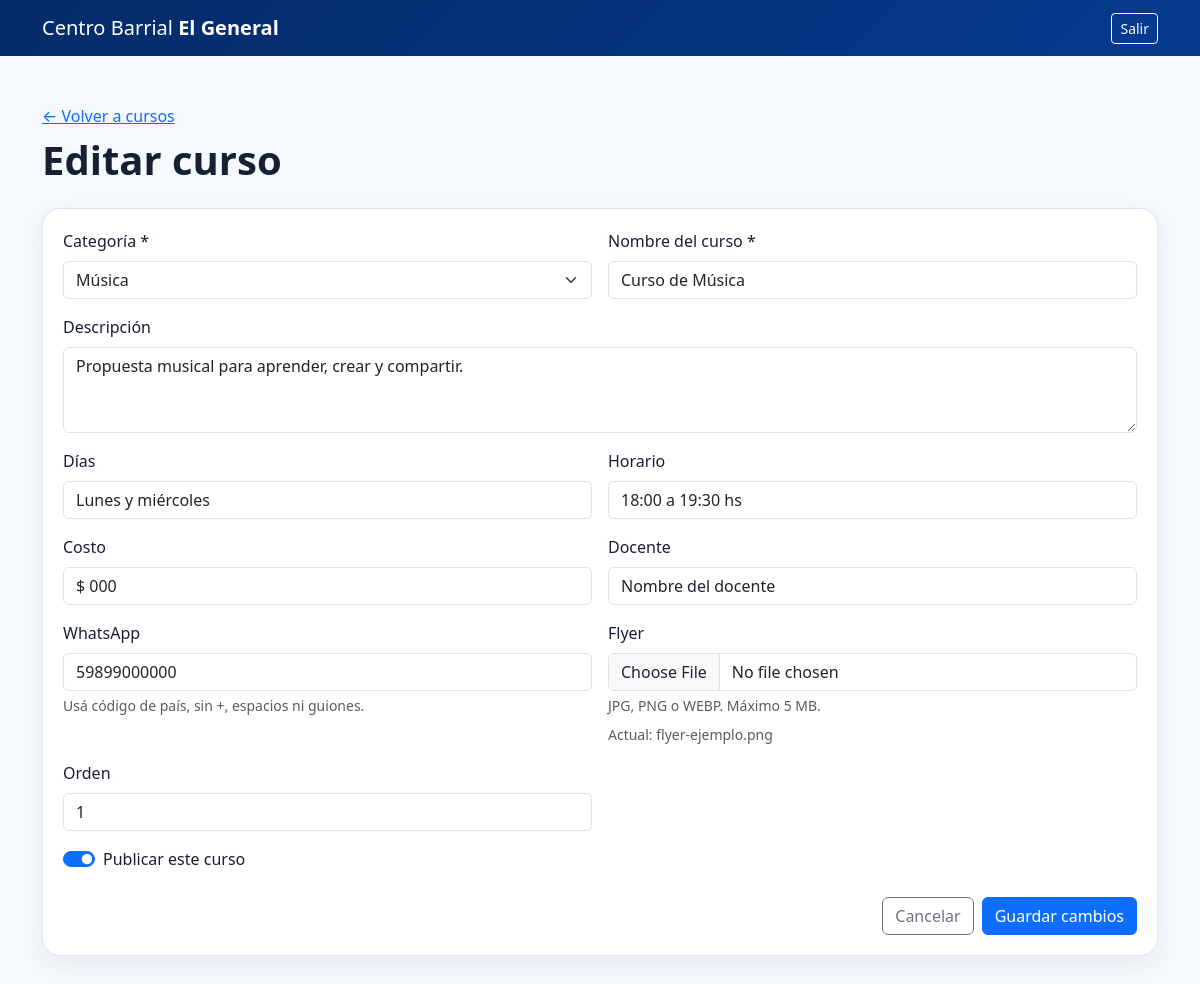
/admin/curso-form.php?id=1 (signed in), run on the app's committed database.
### tables this page shows
CREATE TABLE IF NOT EXISTS cursos (
    id INT UNSIGNED AUTO_INCREMENT PRIMARY KEY,
    categoria_id INT UNSIGNED NOT NULL,
    nombre VARCHAR(160) NOT NULL,
    descripcion TEXT DEFAULT NULL,
    dias VARCHAR(255) DEFAULT NULL,
    horario VARCHAR(120) DEFAULT NULL,
    costo VARCHAR(120) DEFAULT NULL,
    docente VARCHAR(160) DEFAULT NULL,
    whatsapp VARCHAR(30) DEFAULT NULL,
    imagen VARCHAR(255) DEFAULT NULL,
    orden INT NOT NULL DEFAULT 0,
    activo TINYINT(1) NOT NULL DEFAULT 1,
    created_at TIMESTAMP DEFAULT CURRENT_TIMESTAMP,
    updated_at TIMESTAMP DEFAULT CURRENT_TIMESTAMP ON UPDATE CURRENT_TIMESTAMP,
    CONSTRAINT fk_cursos_categoria
        FOREIGN KEY (categoria_id) REFERENCES categorias(id)
        ON UPDATE CASCADE ON DELETE RESTRICT,
    INDEX idx_cursos_categoria_activo (categoria_id, activo, orden)
);

CREATE TABLE IF NOT EXISTS categorias (
    id INT UNSIGNED AUTO_INCREMENT PRIMARY KEY,
    nombre VARCHAR(120) NOT NULL,
    slug VARCHAR(120) NOT NULL UNIQUE,
    icono VARCHAR(80) DEFAULT 'bi-grid',
    descripcion VARCHAR(255) DEFAULT NULL,
    orden INT NOT NULL DEFAULT 0,
    activo TINYINT(1) NOT NULL DEFAULT 1,
    created_at TIMESTAMP DEFAULT CURRENT_TIMESTAMP,
    updated_at TIMESTAMP DEFAULT CURRENT_TIMESTAMP ON UPDATE CURRENT_TIMESTAMP
);

### config.php (called while the page is built, shortened)
<?php
function e(?string $value): string
{
    return htmlspecialchars($value ?? '', ENT_QUOTES, 'UTF-8');
}

### admin/curso-form.php (the view, shortened to what this page needs)
<?php
$pdo = db();
$id = (int)($_GET['id'] ?? $_POST['id'] ?? 0);
$editing = $id > 0;
$curso = [
    'categoria_id' => '', 'nombre' => '', 'descripcion' => '', 'dias' => '',
    'horario' => '', 'costo' => '', 'docente' => '', 'whatsapp' => '',
    'imagen' => '', 'orden' => 0, 'activo' => 1
];
if ($editing) {
    $stmt = $pdo->prepare('SELECT * FROM cursos WHERE id = ?');
    $stmt->execute([$id]);
    $found = $stmt->fetch();
    $curso = $found;
}
$categorias = $pdo->query('SELECT id,nombre FROM categorias WHERE activo=1 ORDER BY orden,nombre')->fetchAll();
?>
<!DOCTYPE html><html lang="es"><head><link href="https://cdn.jsdelivr.net/npm/bootstrap@5.3.7/dist/css/bootstrap.min.css" rel="stylesheet"><link rel="stylesheet" href="../css/admin.css"></head>
<body><nav class="navbar admin-nav"><div class="container"><a class="navbar-brand" href="index.php">Centro Barrial <strong>El General</strong></a><a class="btn btn-outline-light btn-sm" href="logout.php">Salir</a></div></nav>
<main class="container py-4 py-md-5"><div class="mb-4"><a href="cursos.php">← Volver a cursos</a><h1 class="admin-title mt-2"><?= $editing ? 'Editar curso' : 'Agregar curso' ?></h1></div>
<form class="admin-card" method="post" enctype="multipart/form-data"><input type="hidden" name="csrf_token" value="<?= e(csrfToken()) ?>"><input type="hidden" name="id" value="<?= (int)$id ?>">
<div class="row g-3">
<div class="col-12 col-md-6"><label class="form-label" for="categoria_id">Categoría *</label><select class="form-select" id="categoria_id" name="categoria_id" required><option value="">Seleccionar...</option><?php foreach ($categorias as $cat): ?><option value="<?= (int)$cat['id'] ?>" <?= (int)$curso['categoria_id'] === (int)$cat['id'] ? 'selected' : '' ?>><?= e($cat['nombre']) ?></option><?php endforeach; ?></select></div>
<div class="col-12 col-md-6"><label class="form-label" for="nombre">Nombre del curso *</label><input class="form-control" id="nombre" name="nombre" value="<?= e($curso['nombre']) ?>" required></div>
<div class="col-12"><label class="form-label" for="descripcion">Descripción</label><textarea class="form-control" id="descripcion" name="descripcion" rows="3"><?= e($curso['descripcion']) ?></textarea></div>
<div class="col-12 col-md-6"><label class="form-label" for="dias">Días</label><input class="form-control" id="dias" name="dias" placeholder="Ej.: lunes y miércoles" value="<?= e($curso['dias']) ?>"></div>
<div class="col-12 col-md-6"><label class="form-label" for="horario">Horario</label><input class="form-control" id="horario" name="horario" placeholder="Ej.: 18:00 a 19:30 hs" value="<?= e($curso['horario']) ?>"></div>
<div class="col-12 col-md-6"><label class="form-label" for="costo">Costo</label><input class="form-control" id="costo" name="costo" placeholder="Ej.: $ 1.500 mensuales" value="<?= e($curso['costo']) ?>"></div>
<div class="col-12 col-md-6"><label class="form-label" for="docente">Docente</label><input class="form-control" id="docente" name="docente" value="<?= e($curso['docente']) ?>"></div>
<div class="col-12 col-md-6"><label class="form-label" for="whatsapp">WhatsApp</label><input class="form-control" id="whatsapp" name="whatsapp" placeholder="Ej.: 59899123456" value="<?= e($curso['whatsapp']) ?>"><div class="form-text">Usá código de país, sin +, espacios ni guiones.</div></div>
<div class="col-12 col-md-6"><label class="form-label" for="imagen">Flyer</label><input class="form-control" type="file" id="imagen" name="imagen" accept="image/jpeg,image/png,image/webp"><div class="form-text">JPG, PNG o WEBP. Máximo 5 MB.</div><?php if (!empty($curso['imagen'])): ?><small class="text-muted d-block mt-2">Actual: <?= e($curso['imagen']) ?></small><?php endif; ?></div>
<div class="col-12 col-md-6"><label class="form-label" for="orden">Orden</label><input class="form-control" type="number" id="orden" name="orden" value="<?= (int)$curso['orden'] ?>"></div>
<div class="col-12"><div class="form-check form-switch"><input class="form-check-input" type="checkbox" id="activo" name="activo" <?= $curso['activo'] ? 'checked' : '' ?>><label class="form-check-label" for="activo">Publicar este curso</label></div></div>
</div>
<div class="d-flex gap-2 justify-content-end mt-4"><a class="btn btn-outline-secondary" href="cursos.php">Cancelar</a><button class="btn btn-primary" type="submit"><?= $editing ? 'Guardar cambios' : 'Agregar curso' ?></button></div>
</form></main></body></html>

### css/admin.css (style rules this page uses)
:root { --azul:#063b8f; --azul-oscuro:#052b67; --fondo:#f5f9fd; --borde:#dbe6f2; --texto:#172033; }
body { background:var(--fondo); color:var(--texto); }
.admin-nav { background:linear-gradient(135deg,var(--azul-oscuro),var(--azul)); color:white; }
.admin-nav .navbar-brand,.admin-nav .navbar-brand:hover { color:white; }
.admin-title { font-weight:800; }
.admin-card { background:white; border:1px solid var(--borde); border-radius:18px; padding:1.25rem; box-shadow:0 8px 25px rgba(5,43,103,.07); }

### data on the page
cursos: categoria_id "Música", nombre "Curso de Música", descripcion "Propuesta musical para aprender, crear y compartir.", dias "Lunes y miércoles", horario "18:00 a 19:30 hs", costo "$ 000", docente "Nombre del docente", whatsapp "59899000000", imagen "flyer-ejemplo.png", orden "1", activo "☑"
